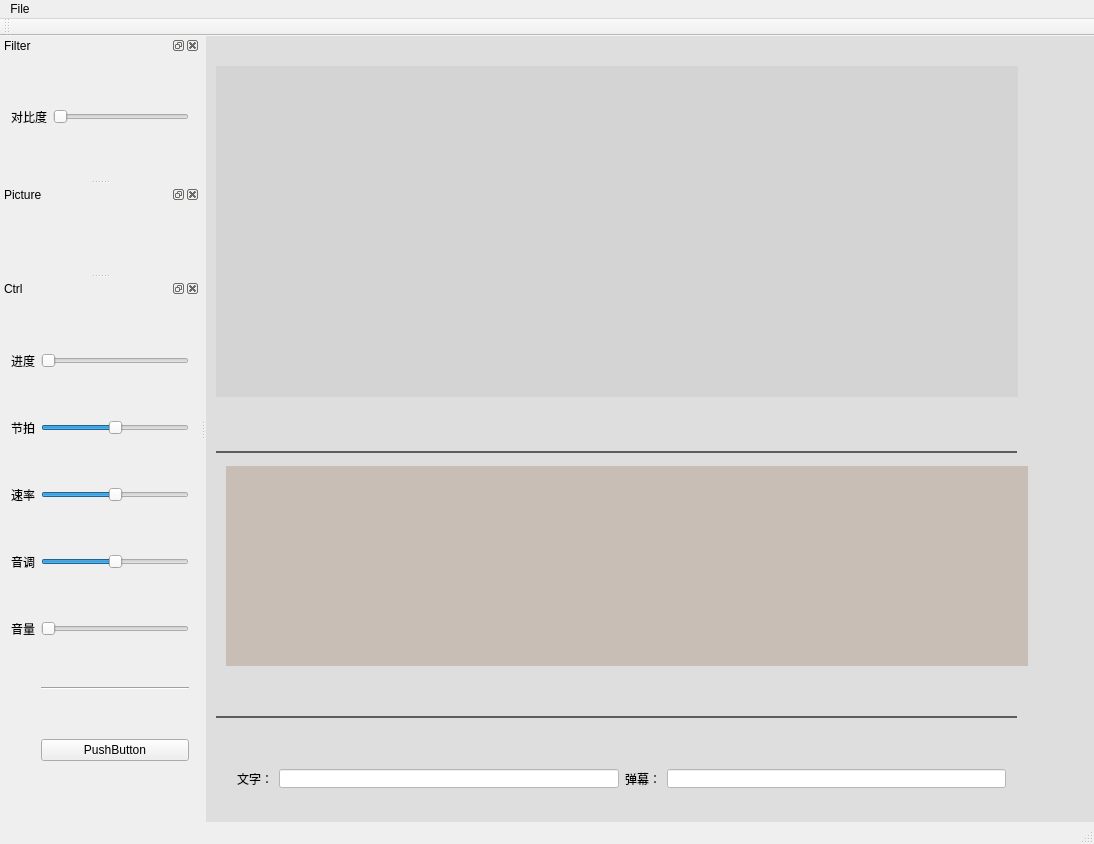
<?xml version="1.0" encoding="UTF-8"?>
<ui version="4.0">
 <class>LYD_PlayerClass</class>
 <widget class="QMainWindow" name="LYD_PlayerClass">
  <property name="geometry">
   <rect>
    <x>0</x>
    <y>0</y>
    <width>1094</width>
    <height>844</height>
   </rect>
  </property>
  <property name="windowTitle">
   <string>LYD_Player</string>
  </property>
  <widget class="CenterWindow" name="centralWidget">
   <property name="minimumSize">
    <size>
     <width>200</width>
     <height>0</height>
    </size>
   </property>
   <property name="styleSheet">
    <string notr="true">background-color: rgb(222, 222, 222);</string>
   </property>
   <widget class="OpenglWidget" name="_gl" native="true">
    <property name="geometry">
     <rect>
      <x>10</x>
      <y>30</y>
      <width>802</width>
      <height>331</height>
     </rect>
    </property>
    <property name="minimumSize">
     <size>
      <width>100</width>
      <height>100</height>
     </size>
    </property>
    <property name="styleSheet">
     <string notr="true">background-color: rgb(212, 212, 212);</string>
    </property>
   </widget>
   <widget class="QWidget" name="_edit" native="true">
    <property name="geometry">
     <rect>
      <x>20</x>
      <y>430</y>
      <width>802</width>
      <height>200</height>
     </rect>
    </property>
    <property name="minimumSize">
     <size>
      <width>100</width>
      <height>100</height>
     </size>
    </property>
    <property name="styleSheet">
     <string notr="true">background-color: rgb(200, 190, 181);</string>
    </property>
   </widget>
   <widget class="SplitWindowLine" name="_split">
    <property name="geometry">
     <rect>
      <x>10</x>
      <y>415</y>
      <width>801</width>
      <height>2</height>
     </rect>
    </property>
    <property name="minimumSize">
     <size>
      <width>0</width>
      <height>1</height>
     </size>
    </property>
    <property name="styleSheet">
     <string notr="true">background-color: rgb(120, 120, 120);</string>
    </property>
    <property name="frameShape">
     <enum>QFrame::StyledPanel</enum>
    </property>
    <property name="frameShadow">
     <enum>QFrame::Raised</enum>
    </property>
   </widget>
   <widget class="QWidget" name="horizontalLayoutWidget">
    <property name="geometry">
     <rect>
      <x>20</x>
      <y>722</y>
      <width>791</width>
      <height>41</height>
     </rect>
    </property>
    <layout class="QHBoxLayout" name="horizontalLayout">
     <item>
      <widget class="QLabel" name="label_2">
       <property name="styleSheet">
        <string notr="true">font: 16pt &quot;楷体&quot;;</string>
       </property>
       <property name="text">
        <string>文字：</string>
       </property>
      </widget>
     </item>
     <item>
      <widget class="QLineEdit" name="_text">
       <property name="styleSheet">
        <string notr="true">background-color: rgb(255, 255, 255);</string>
       </property>
      </widget>
     </item>
     <item>
      <widget class="QLabel" name="label">
       <property name="styleSheet">
        <string notr="true">font: 16pt &quot;楷体&quot;;</string>
       </property>
       <property name="text">
        <string>弹幕：</string>
       </property>
      </widget>
     </item>
     <item>
      <widget class="QLineEdit" name="_barrage">
       <property name="styleSheet">
        <string notr="true">background-color: rgb(255, 255, 255);</string>
       </property>
      </widget>
     </item>
    </layout>
   </widget>
   <widget class="QFrame" name="_line">
    <property name="geometry">
     <rect>
      <x>10</x>
      <y>680</y>
      <width>801</width>
      <height>2</height>
     </rect>
    </property>
    <property name="minimumSize">
     <size>
      <width>0</width>
      <height>1</height>
     </size>
    </property>
    <property name="styleSheet">
     <string notr="true">background-color: rgb(120, 120, 120);</string>
    </property>
    <property name="frameShape">
     <enum>QFrame::StyledPanel</enum>
    </property>
    <property name="frameShadow">
     <enum>QFrame::Raised</enum>
    </property>
   </widget>
  </widget>
  <widget class="QMenuBar" name="menuBar">
   <property name="geometry">
    <rect>
     <x>0</x>
     <y>0</y>
     <width>1094</width>
     <height>23</height>
    </rect>
   </property>
   <widget class="QMenu" name="menuFile">
    <property name="title">
     <string>File</string>
    </property>
    <addaction name="actionOpen"/>
    <addaction name="actionSave"/>
   </widget>
   <addaction name="menuFile"/>
  </widget>
  <widget class="QToolBar" name="mainToolBar">
   <attribute name="toolBarArea">
    <enum>TopToolBarArea</enum>
   </attribute>
   <attribute name="toolBarBreak">
    <bool>false</bool>
   </attribute>
  </widget>
  <widget class="QStatusBar" name="statusBar"/>
  <widget class="QDockWidget" name="_filterDock">
   <property name="minimumSize">
    <size>
     <width>200</width>
     <height>62</height>
    </size>
   </property>
   <property name="windowTitle">
    <string>Filter</string>
   </property>
   <attribute name="dockWidgetArea">
    <number>1</number>
   </attribute>
   <widget class="QWidget" name="dockWidgetContents">
    <layout class="QGridLayout" name="gridLayout_2">
     <item row="0" column="1">
      <widget class="ContrastSlider" name="_contrast">
       <property name="orientation">
        <enum>Qt::Horizontal</enum>
       </property>
      </widget>
     </item>
     <item row="0" column="0">
      <widget class="QLabel" name="label_8">
       <property name="styleSheet">
        <string notr="true">font: 12pt &quot;黑体&quot;;</string>
       </property>
       <property name="text">
        <string>对比度</string>
       </property>
      </widget>
     </item>
    </layout>
   </widget>
  </widget>
  <widget class="QDockWidget" name="_pictureDock">
   <property name="minimumSize">
    <size>
     <width>200</width>
     <height>38</height>
    </size>
   </property>
   <property name="windowTitle">
    <string>Picture</string>
   </property>
   <attribute name="dockWidgetArea">
    <number>1</number>
   </attribute>
   <widget class="QWidget" name="dockWidgetContents_2"/>
  </widget>
  <widget class="QDockWidget" name="dockWidget">
   <property name="minimumSize">
    <size>
     <width>200</width>
     <height>235</height>
    </size>
   </property>
   <property name="windowTitle">
    <string>Ctrl</string>
   </property>
   <attribute name="dockWidgetArea">
    <number>1</number>
   </attribute>
   <widget class="QWidget" name="dockWidgetContents_4">
    <layout class="QGridLayout" name="gridLayout">
     <item row="6" column="1">
      <widget class="Line" name="line_2">
       <property name="orientation">
        <enum>Qt::Horizontal</enum>
       </property>
      </widget>
     </item>
     <item row="0" column="1">
      <widget class="LydSlider" name="_progress">
       <property name="maximum">
        <number>999</number>
       </property>
       <property name="value">
        <number>0</number>
       </property>
       <property name="sliderPosition">
        <number>0</number>
       </property>
       <property name="orientation">
        <enum>Qt::Horizontal</enum>
       </property>
      </widget>
     </item>
     <item row="0" column="0">
      <widget class="QLabel" name="label_3">
       <property name="styleSheet">
        <string notr="true">font: 12pt &quot;黑体&quot;;</string>
       </property>
       <property name="text">
        <string>进度</string>
       </property>
      </widget>
     </item>
     <item row="1" column="1">
      <widget class="QSlider" name="_tempo">
       <property name="minimum">
        <number>-100</number>
       </property>
       <property name="maximum">
        <number>100</number>
       </property>
       <property name="orientation">
        <enum>Qt::Horizontal</enum>
       </property>
      </widget>
     </item>
     <item row="4" column="0">
      <widget class="QLabel" name="label_5">
       <property name="styleSheet">
        <string notr="true">font: 12pt &quot;黑体&quot;;</string>
       </property>
       <property name="text">
        <string>音量</string>
       </property>
      </widget>
     </item>
     <item row="1" column="0">
      <widget class="QLabel" name="label_4">
       <property name="styleSheet">
        <string notr="true">font: 12pt &quot;黑体&quot;;</string>
       </property>
       <property name="text">
        <string>节拍</string>
       </property>
      </widget>
     </item>
     <item row="7" column="1">
      <widget class="QPushButton" name="_isPause">
       <property name="text">
        <string>PushButton</string>
       </property>
      </widget>
     </item>
     <item row="4" column="1">
      <widget class="LydSlider" name="_volume">
       <property name="maximum">
        <number>999</number>
       </property>
       <property name="orientation">
        <enum>Qt::Horizontal</enum>
       </property>
      </widget>
     </item>
     <item row="2" column="1">
      <widget class="QSlider" name="_rate">
       <property name="minimum">
        <number>-100</number>
       </property>
       <property name="maximum">
        <number>100</number>
       </property>
       <property name="orientation">
        <enum>Qt::Horizontal</enum>
       </property>
      </widget>
     </item>
     <item row="3" column="1">
      <widget class="QSlider" name="_pitch">
       <property name="minimum">
        <number>-25</number>
       </property>
       <property name="maximum">
        <number>25</number>
       </property>
       <property name="orientation">
        <enum>Qt::Horizontal</enum>
       </property>
      </widget>
     </item>
     <item row="2" column="0">
      <widget class="QLabel" name="label_6">
       <property name="styleSheet">
        <string notr="true">font: 12pt &quot;黑体&quot;;</string>
       </property>
       <property name="text">
        <string>速率</string>
       </property>
      </widget>
     </item>
     <item row="3" column="0">
      <widget class="QLabel" name="label_7">
       <property name="styleSheet">
        <string notr="true">font: 12pt &quot;黑体&quot;;</string>
       </property>
       <property name="text">
        <string>音调</string>
       </property>
      </widget>
     </item>
    </layout>
   </widget>
  </widget>
  <action name="actionOpen">
   <property name="text">
    <string>Open</string>
   </property>
  </action>
  <action name="actionSave">
   <property name="text">
    <string>Export</string>
   </property>
  </action>
 </widget>
 <layoutdefault spacing="6" margin="11"/>
 <customwidgets>
  <customwidget>
   <class>SplitWindowLine</class>
   <extends>QFrame</extends>
   <header>SplitWindowLine.h</header>
   <container>1</container>
  </customwidget>
  <customwidget>
   <class>CenterWindow</class>
   <extends>QWidget</extends>
   <header>CenterWindow.h</header>
   <container>1</container>
  </customwidget>
  <customwidget>
   <class>OpenglWidget</class>
   <extends>QWidget</extends>
   <header>OpenglWidget.h</header>
   <container>1</container>
  </customwidget>
  <customwidget>
   <class>LydSlider</class>
   <extends>QSlider</extends>
   <header>LydSlider.h</header>
  </customwidget>
  <customwidget>
   <class>ContrastSlider</class>
   <extends>QSlider</extends>
   <header location="global">ContrastSlider.h</header>
  </customwidget>
 </customwidgets>
 <resources>
  <include location="LYD_Player.qrc"/>
 </resources>
 <connections/>
</ui>
